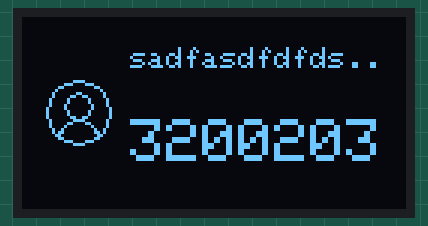
Bench run of a sketch on a simulated Arduino Uno, built with avr-gcc and run on an emulated ATmega328P. Shown: 128×64 one-colour display.

Above: at 0.1 s.

The sketch:

OLEDDisplay.ino
```cpp
#include <SPI.h>
#include <Wire.h>
#include <Adafruit_GFX.h>
#include <Adafruit_SSD1306.h>

#define SCREEN_WIDTH 128 // OLED display width, in pixels
#define SCREEN_HEIGHT 64 // OLED display height, in pixels

// Declaration for SSD1306 display connected using I2C
#define OLED_RESET -1 // Reset pin
#define SCREEN_ADDRESS 0x3C
Adafruit_SSD1306 display(SCREEN_WIDTH, SCREEN_HEIGHT, &Wire, OLED_RESET);


/**
 * Made with Marlin Bitmap Converter
 * https://marlinfw.org/tools/u8glib/converter.html
 *
 * This bitmap from the file 'profile.png'
 */

const unsigned char profile[] PROGMEM = {
  0x00,0x78,0x00,
  0x03,0x87,0x00,
  0x0C,0x00,0xC0,
  0x10,0x00,0x20,
  0x20,0x30,0x10,
  0x20,0xCC,0x10,
  0x41,0x02,0x08,
  0x41,0x02,0x08,
  0x42,0x01,0x08,
  0x82,0x01,0x04,
  0x81,0x02,0x04,
  0x81,0x02,0x04,
  0x80,0xCC,0x04,
  0x40,0x78,0x08,
  0x41,0x86,0x08,
  0x42,0x01,0x08,
  0x24,0x00,0x90,
  0x2C,0x00,0xD0,
  0x18,0x00,0x60,
  0x0C,0x00,0xC0,
  0x03,0x87,0x00,
  0x00,0x78,0x00
};


void setup()
{
    Serial.begin(9600);

    // initialize the OLED object
    if (!display.begin(SSD1306_SWITCHCAPVCC, SCREEN_ADDRESS))
    {
        Serial.println(F("SSD1306 allocation failed"));
        for (;;)
            ; // Don't proceed, loop forever
    }

    // Clear the buffer.
    display.clearDisplay();
    display.drawBitmap(8, 21, profile, 22, 22, WHITE);
    display.setTextColor(WHITE);
    display.setCursor(36, 10);
    display.setTextSize(1);
    display.print(limitString("sadfasdfdfdsafsdfa", 14));
    display.setCursor(36, 34);
    display.setTextSize(2);
    display.print(limitString("3200203", 7));
    display.display();
}

void loop()
{

}

String limitString(String input, int maxLength)
{
    String result = input;
    if (result.length() > maxLength)
    {
        result = result.substring(0, maxLength); // Truncate the string to the maximum length
        if (maxLength >= 2)
        {
            result.remove(maxLength - 2); // Remove the last two characters
            result += ".."; // Append ".." to the string
        }
    }
    return result;
}
```
